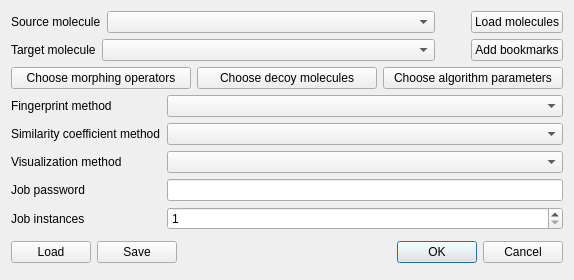
<?xml version="1.0" encoding="UTF-8"?>
<ui version="4.0">
 <class>CreateSnapshotDialog</class>
 <widget class="QDialog" name="CreateSnapshotDialog">
  <property name="geometry">
   <rect>
    <x>0</x>
    <y>0</y>
    <width>574</width>
    <height>280</height>
   </rect>
  </property>
  <property name="minimumSize">
   <size>
    <width>0</width>
    <height>280</height>
   </size>
  </property>
  <property name="maximumSize">
   <size>
    <width>16777215</width>
    <height>280</height>
   </size>
  </property>
  <property name="windowTitle">
   <string>Create job</string>
  </property>
  <layout class="QVBoxLayout" name="verticalLayout">
   <item>
    <layout class="QHBoxLayout" name="horizontalLayout">
     <item>
      <widget class="QLabel" name="labelMoleculeSource">
       <property name="minimumSize">
        <size>
         <width>80</width>
         <height>0</height>
        </size>
       </property>
       <property name="maximumSize">
        <size>
         <width>100</width>
         <height>16777215</height>
        </size>
       </property>
       <property name="text">
        <string>Source molecule</string>
       </property>
      </widget>
     </item>
     <item>
      <widget class="QComboBox" name="comboMoleculeSource">
       <property name="sizePolicy">
        <sizepolicy hsizetype="Expanding" vsizetype="Fixed">
         <horstretch>0</horstretch>
         <verstretch>0</verstretch>
        </sizepolicy>
       </property>
       <property name="minimumSize">
        <size>
         <width>211</width>
         <height>0</height>
        </size>
       </property>
      </widget>
     </item>
     <item>
      <spacer name="horizontalSpacer_3">
       <property name="orientation">
        <enum>Qt::Horizontal</enum>
       </property>
       <property name="sizeType">
        <enum>QSizePolicy::Fixed</enum>
       </property>
       <property name="sizeHint" stdset="0">
        <size>
         <width>30</width>
         <height>20</height>
        </size>
       </property>
      </spacer>
     </item>
     <item>
      <widget class="QPushButton" name="buttonAddSDF">
       <property name="minimumSize">
        <size>
         <width>90</width>
         <height>0</height>
        </size>
       </property>
       <property name="text">
        <string>Load molecules</string>
       </property>
      </widget>
     </item>
    </layout>
   </item>
   <item>
    <layout class="QHBoxLayout" name="horizontalLayout_2">
     <item>
      <widget class="QLabel" name="labelMoleculeTarget">
       <property name="minimumSize">
        <size>
         <width>80</width>
         <height>0</height>
        </size>
       </property>
       <property name="maximumSize">
        <size>
         <width>100</width>
         <height>16777215</height>
        </size>
       </property>
       <property name="text">
        <string>Target molecule</string>
       </property>
      </widget>
     </item>
     <item>
      <widget class="QComboBox" name="comboMoleculeTarget">
       <property name="sizePolicy">
        <sizepolicy hsizetype="Expanding" vsizetype="Fixed">
         <horstretch>0</horstretch>
         <verstretch>0</verstretch>
        </sizepolicy>
       </property>
       <property name="minimumSize">
        <size>
         <width>211</width>
         <height>0</height>
        </size>
       </property>
      </widget>
     </item>
     <item>
      <spacer name="horizontalSpacer_2">
       <property name="orientation">
        <enum>Qt::Horizontal</enum>
       </property>
       <property name="sizeType">
        <enum>QSizePolicy::Fixed</enum>
       </property>
       <property name="sizeHint" stdset="0">
        <size>
         <width>30</width>
         <height>20</height>
        </size>
       </property>
      </spacer>
     </item>
     <item>
      <widget class="QPushButton" name="buttonAddBookmarks">
       <property name="sizePolicy">
        <sizepolicy hsizetype="Minimum" vsizetype="Fixed">
         <horstretch>0</horstretch>
         <verstretch>0</verstretch>
        </sizepolicy>
       </property>
       <property name="minimumSize">
        <size>
         <width>90</width>
         <height>0</height>
        </size>
       </property>
       <property name="text">
        <string>Add bookmarks</string>
       </property>
      </widget>
     </item>
    </layout>
   </item>
   <item>
    <layout class="QHBoxLayout" name="horizontalLayout_3">
     <item>
      <widget class="QPushButton" name="buttonChemOperSelector">
       <property name="text">
        <string>Choose morphing operators</string>
       </property>
      </widget>
     </item>
     <item>
      <widget class="QPushButton" name="buttonDecoysSelect">
       <property name="text">
        <string>Choose decoy molecules</string>
       </property>
      </widget>
     </item>
     <item>
      <widget class="QPushButton" name="buttonParametersChange">
       <property name="text">
        <string>Choose algorithm parameters</string>
       </property>
      </widget>
     </item>
    </layout>
   </item>
   <item>
    <layout class="QFormLayout" name="formLayout1">
     <item row="0" column="0">
      <widget class="QLabel" name="labelFingerprintSelector">
       <property name="text">
        <string>Fingerprint method</string>
       </property>
      </widget>
     </item>
     <item row="0" column="1">
      <widget class="QComboBox" name="comboFingerprintSelector"/>
     </item>
     <item row="2" column="0">
      <widget class="QLabel" name="labelDimRedSelector">
       <property name="text">
        <string>Visualization method</string>
       </property>
      </widget>
     </item>
     <item row="2" column="1">
      <widget class="QComboBox" name="comboDimRedSelector"/>
     </item>
     <item row="1" column="0">
      <widget class="QLabel" name="labelSimCoeffSelector">
       <property name="text">
        <string>Similarity coefficient method</string>
       </property>
      </widget>
     </item>
     <item row="1" column="1">
      <widget class="QComboBox" name="comboSimCoeffSelector"/>
     </item>
     <item row="3" column="0">
      <widget class="QLabel" name="labelPassword">
       <property name="text">
        <string>Job password</string>
       </property>
      </widget>
     </item>
     <item row="3" column="1">
      <widget class="QLineEdit" name="lineEditPassword"/>
     </item>
     <item row="4" column="0">
      <widget class="QLabel" name="labelJobInstances">
       <property name="text">
        <string>Job instances</string>
       </property>
      </widget>
     </item>
     <item row="4" column="1">
      <widget class="QSpinBox" name="spinJobInstances">
       <property name="minimum">
        <number>1</number>
       </property>
       <property name="maximum">
        <number>1000</number>
       </property>
      </widget>
     </item>
    </layout>
   </item>
   <item>
    <layout class="QHBoxLayout" name="horizontalLayout_4">
     <item>
      <widget class="QPushButton" name="buttonFromSavedSnapshot">
       <property name="text">
        <string>Load</string>
       </property>
      </widget>
     </item>
     <item>
      <widget class="QPushButton" name="buttonSaveSnapshot">
       <property name="text">
        <string>Save</string>
       </property>
      </widget>
     </item>
     <item>
      <widget class="QDialogButtonBox" name="buttonBox">
       <property name="sizePolicy">
        <sizepolicy hsizetype="Expanding" vsizetype="Expanding">
         <horstretch>0</horstretch>
         <verstretch>0</verstretch>
        </sizepolicy>
       </property>
       <property name="orientation">
        <enum>Qt::Horizontal</enum>
       </property>
       <property name="standardButtons">
        <set>QDialogButtonBox::Cancel|QDialogButtonBox::Ok</set>
       </property>
      </widget>
     </item>
    </layout>
   </item>
  </layout>
 </widget>
 <resources/>
 <connections>
  <connection>
   <sender>buttonBox</sender>
   <signal>accepted()</signal>
   <receiver>CreateSnapshotDialog</receiver>
   <slot>accept()</slot>
   <hints>
    <hint type="sourcelabel">
     <x>248</x>
     <y>254</y>
    </hint>
    <hint type="destinationlabel">
     <x>157</x>
     <y>274</y>
    </hint>
   </hints>
  </connection>
  <connection>
   <sender>buttonBox</sender>
   <signal>rejected()</signal>
   <receiver>CreateSnapshotDialog</receiver>
   <slot>reject()</slot>
   <hints>
    <hint type="sourcelabel">
     <x>316</x>
     <y>260</y>
    </hint>
    <hint type="destinationlabel">
     <x>286</x>
     <y>274</y>
    </hint>
   </hints>
  </connection>
 </connections>
</ui>
